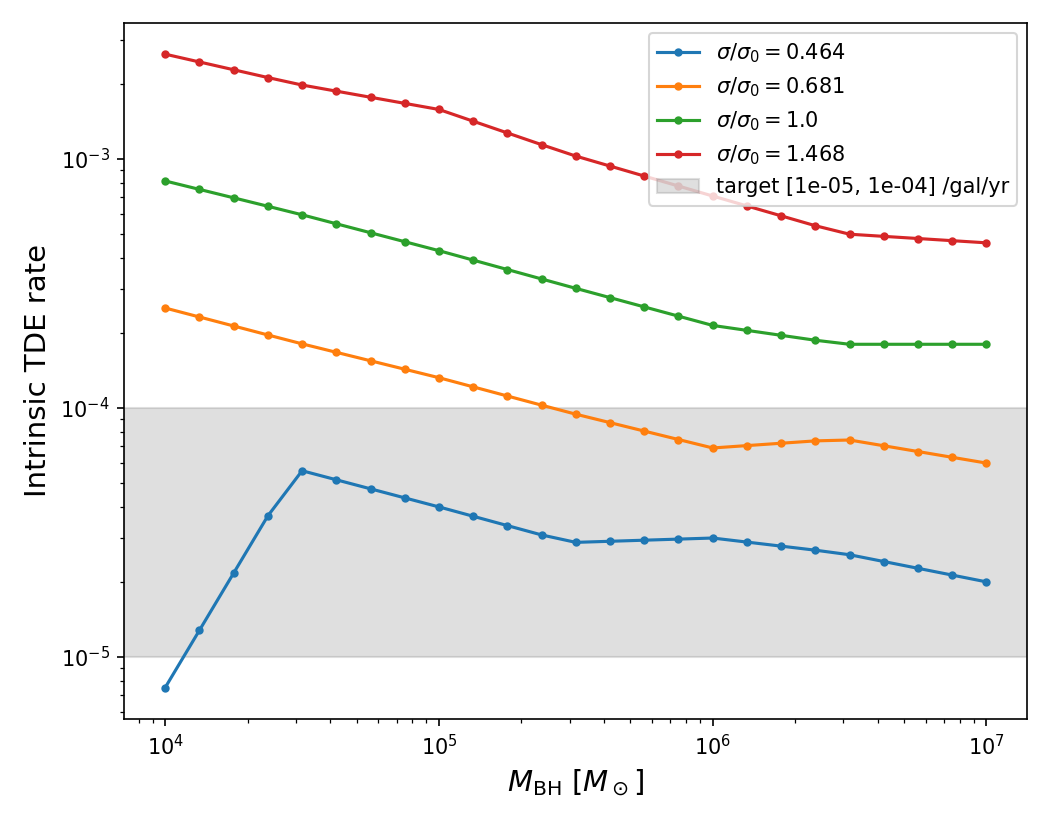

The Python source for this figure:
#!/usr/bin/env python
"""
Checks the intrinsic TDE rate per galaxy per year against Marta's
expected range (1e-4 - 1e-5 per galaxy per year), using the REPO'S OWN
rate table (astrophysical_setup/rate.py's ConstantRate -- the same
object sources_num.py calls for Gamma_TDE_i), not a re-derivation.

For a grid of MBH masses (1e4-1e7 Msun, matching ConstantRate's own
calibration grid) and each of the 4 calibrated sigma/sigma_0 ratios,
builds a single-galaxy Galaxy/NSC pair (Mode 2: lgMBH+sigma given
directly, so no stochastic M-sigma scatter or nucleation/occupation
randomness enters -- this isolates the rate table itself) and reads off
constant_rate(kind='TDE'), converted from events/Gyr to events/year.

Produces tests/PPS_VERIFICATION/tde_rate_check.png: rate vs MBH mass, one
curve per sigma/sigma_0 ratio, with the [1e-5, 1e-4] target band shaded.

Usage:
    python tests/PPS_VERIFICATION/tde_rate_check.py
"""
import os, sys
import numpy as np
import matplotlib
matplotlib.use("Agg")
import matplotlib.pyplot as plt

sys.path.insert(0, os.path.abspath('./astrophysical_setup'))
sys.path.insert(0, os.path.abspath('./'))
from config import pc_to_cm, sec_per_year
from galaxy import Galaxy
from nsc import NSC
from rate import ConstantRate

RATE_LO, RATE_HI = 1e-5, 1e-4   # Marta's expected range, per galaxy per year

# ConstantRate's own calibration grid (astrophysical_setup/rate.py:121,124)
MBH_grid = np.logspace(4.0, 7.0, 25)
sigma_ratios = [0.464, 0.681, 1.0, 1.468]


def km_s_to_pc_yr(sigma_km_s):
    return sigma_km_s * 1e5 * sec_per_year / pc_to_cm


rows = []
fig, ax = plt.subplots(figsize=(7, 5.5))

for sr in sigma_ratios:
    rates_per_yr = []
    for MBH in MBH_grid:
        lgMBH = np.log10(MBH)
        gal_tmp = Galaxy(lgMBH=np.array([lgMBH]), sigma_pc_yr=np.array([1.0]),
                          z_gal=np.array([0.0]), mbh_mass_method='use_sigma')
        nsc_tmp = NSC(gal_tmp)
        cr_tmp = ConstantRate(nsc=nsc_tmp)
        sigma0_broggi = cr_tmp.broggi_sigma0(MBH)
        sigma_km_s = sr * sigma0_broggi

        gal = Galaxy(lgMBH=np.array([lgMBH]), sigma_pc_yr=np.array([km_s_to_pc_yr(sigma_km_s)]),
                      z_gal=np.array([0.0]), mbh_mass_method='use_sigma')
        nsc = NSC(gal)
        cr = ConstantRate(nsc=nsc)
        rate_TDE_Gyr = cr.constant_rate(kind='TDE')[0]
        rate_per_yr = rate_TDE_Gyr / 1e9
        rates_per_yr.append(rate_per_yr)
        rows.append((MBH, sr, rate_per_yr))

    ax.plot(MBH_grid, rates_per_yr, marker='o', ms=3, label=fr"$\sigma/\sigma_0={sr}$")

ax.axhspan(RATE_LO, RATE_HI, color='grey', alpha=0.25, label=f"target [{RATE_LO:.0e}, {RATE_HI:.0e}] /gal/yr")
ax.set_xscale("log")
ax.set_yscale("log")
ax.set_xlabel(r"$M_{\rm BH}$ [$M_\odot$]", fontsize=14)
ax.set_ylabel("Intrinsic TDE rate", fontsize=14)
ax.legend(fontsize=10)
plt.tight_layout()
out_path = "tests/PPS_VERIFICATION/tde_rate_check.png"
plt.savefig(out_path, dpi=150)
print(f"Saved {out_path}\n")

print(f"{'M_BH':>10s} {'sigma/sigma0':>12s} {'rate/gal/yr':>14s} {'in [1e-5,1e-4]?':>16s}")
n_in_range = 0
for MBH, sr, r in rows:
    ok = RATE_LO <= r <= RATE_HI
    n_in_range += ok
    if MBH in (MBH_grid[0], MBH_grid[len(MBH_grid)//4], MBH_grid[len(MBH_grid)//2], MBH_grid[-1]):
        print(f"{MBH:10.2e} {sr:12.3f} {r:14.3e} {'YES' if ok else 'no':>16s}")

frac_in_range = n_in_range / len(rows)
print(f"\n{n_in_range}/{len(rows)} (MBH, sigma_ratio) grid points fall inside "
      f"[{RATE_LO:.0e}, {RATE_HI:.0e}] /galaxy/yr ({frac_in_range:.0%}).")
print("\nRESULT:", "PASS -- intrinsic rate is within the expected 1e-4-1e-5/gal/yr range "
      "across most of the calibrated grid." if frac_in_range > 0.5 else
      "MISMATCH -- rate falls outside the expected range for most of the grid, worth a closer look.")
